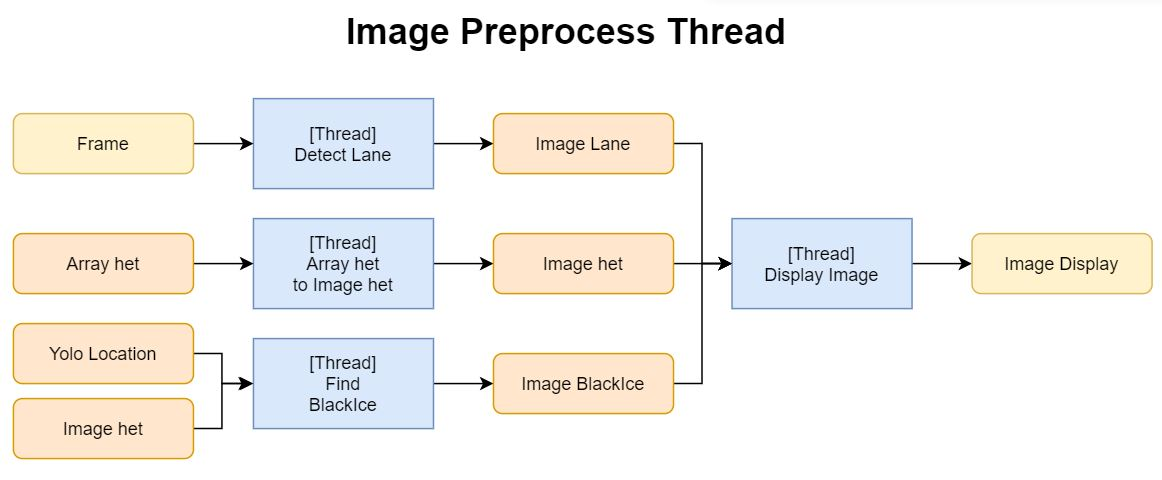
#> input picture Technical document/ImagePreprocessThread.JPG, 1162 x 480 px, given in place of the camera
$ python test.py
#> lines starting #> are read from the running program, lines starting #| are printed output that depends on the picture
"""
코드 작성일시 : 2020년 2월 2일
코드 내용 : 각종 테스트를 위한 임시코드들
"""

import threading
import cv2
import numpy as np
import os
import time
import display

from random import *

def nothing():
    pass

cam = cv2.VideoCapture(1)

cv2.namedWindow("Canny Edge")
cv2.createTrackbar('low threshold', 'Canny Edge', 0, 1000, nothing)
cv2.createTrackbar('high threshold', 'Canny Edge', 0, 1000, nothing)

cv2.setTrackbarPos('low threshold', 'Canny Edge', 50)
cv2.setTrackbarPos('high threshold', 'Canny Edge', 150)

while True:
    _, img = cam.read()
#> img is the input picture: shape (480, 1162, 3); mean B, G, R 239.3, 242.6, 244.3
    img_gray = cv2.cvtColor(img, cv2.COLOR_BGR2GRAY)
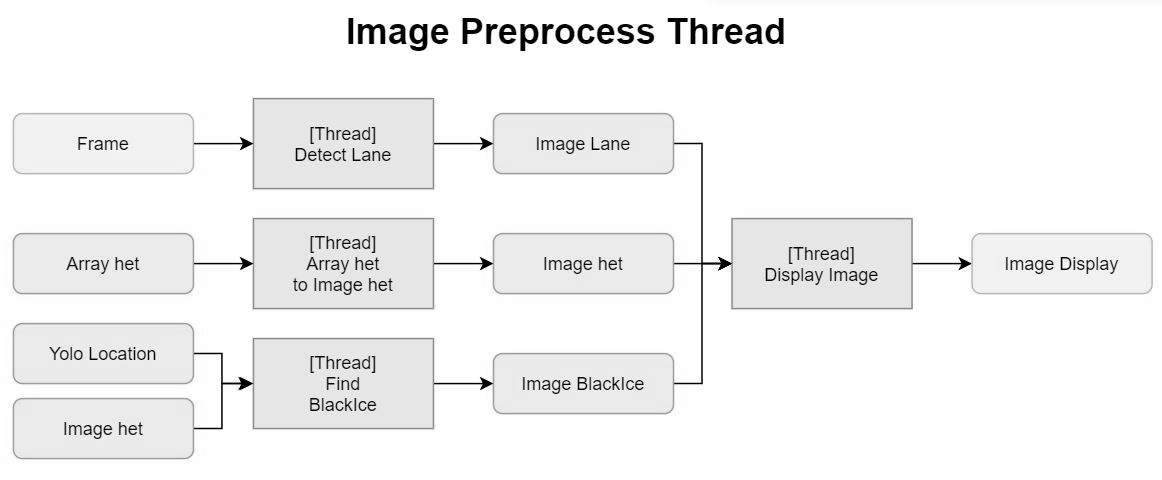
#> img_gray: shape (480, 1162); min 0, max 255, mean 242.7

    low = cv2.getTrackbarPos('low threshold', 'Canny Edge')
    high = cv2.getTrackbarPos('high threshold', 'Canny Edge')

    img_canny = cv2.Canny(img_gray, low, high)
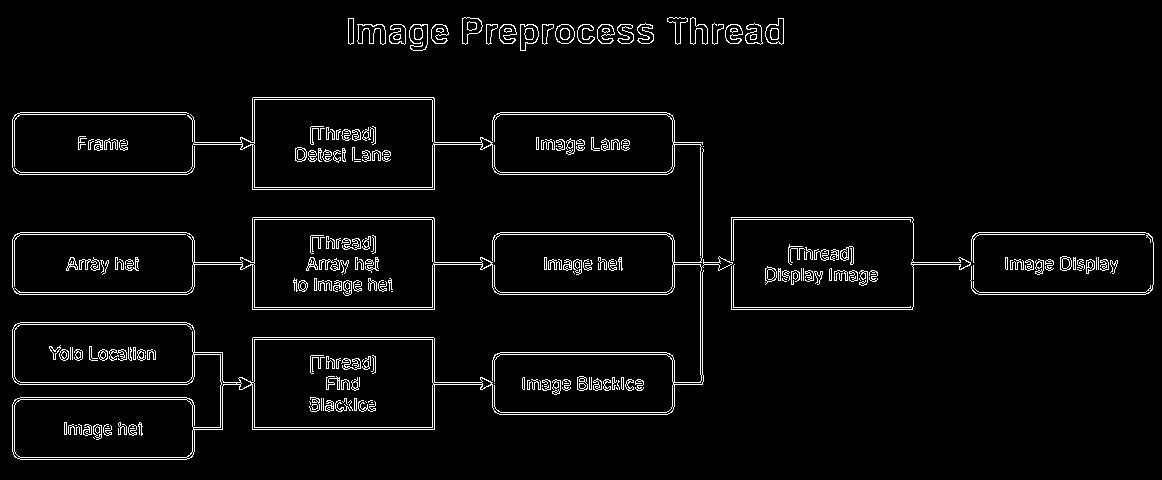
#> img_canny: shape (480, 1162); 4.1% white in thin lines or dots

    cv2.imshow("Canny Edge", img_canny)
    cv2.imshow("img", img)

    if cv2.waitKey(1) & 0xFF == 27:
#> (key q is pressed here)
        break

'''
import cv2
import sys
import math
import cv2 as cv
import numpy as np

cap = cv2.VideoCapture(1)

while (True):
    ret, src = cap.read()
    #print(src)

    src = cv2.resize(src, (640, 360), interpolation=cv2.INTER_CUBIC)

    dst = cv.Canny(src, 50, 200, None, 3)

    cdst = cv.cvtColor(dst, cv.COLOR_GRAY2BGR)
    cdstP = np.copy(cdst)

    lines = cv.HoughLines(dst, 1, np.pi / 180, 150, None, 0, 0)

    if lines is not None:
        for i in range(0, len(lines)):
            rho = lines[i][0][0]
            theta = lines[i][0][1]
            a = math.cos(theta)
            b = math.sin(theta)
            x0 = a * rho
            y0 = b * rho
            pt1 = (int(x0 + 1000 * (-b)), int(y0 + 1000 * (a)))
            pt2 = (int(x0 - 1000 * (-b)), int(y0 - 1000 * (a)))
            cv.line(cdst, pt1, pt2, (0, 0, 255), 3, cv.LINE_AA)

    linesP = cv.HoughLinesP(dst, 1, np.pi / 180, 50, None, 50, 10)

    if linesP is not None:
        for i in range(0, len(linesP)):
            l = linesP[i][0]
            cv.line(cdstP, (l[0], l[1]), (l[2], l[3]), (0, 0, 255), 3, cv.LINE_AA)

    cv.imshow("Source", src)
    cv.imshow("Detected Lines (in red) - Standard Hough Line Transform", cdst)
    cv.imshow("Detected Lines (in red) - Probabilistic Line Transform", cdstP)

    if cv2.waitKey(1) & 0xFF == ord('q'):
        break

cap.release()
cv2.destroyAllWindows()
'''
